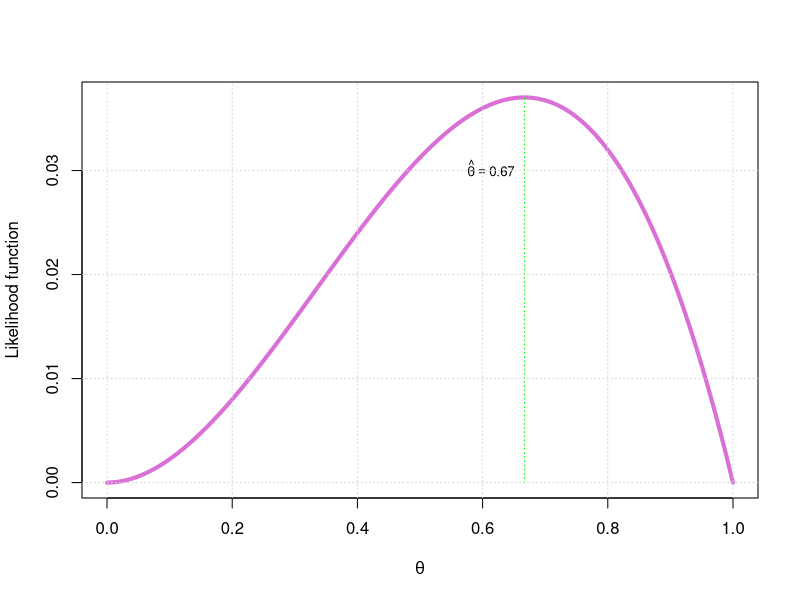

Source code (R):

#  question C -------------------------------------------------------------

## Plot the likelihood

#Data
xx <- c(-1,-1,0)
theta.hat <- function(x) mean(abs(x))
mle <- theta.hat(xx)

#Likelihood function
L <- function(theta, x){
  n <- length(x)
  jnk <- sum(abs(x))
  out <- ((theta/2)^jnk)*((1 - theta)^(n - jnk))
  return(out)
}

#Plot
curve(L(x,xx), from= 0, to=1, lwd=4, col='orchid', xlab = expression(theta), ylab = 'Likelihood function')
segments(mle, 0, mle, L(mle,xx), lty= 3, col='green')
text(mle,0.03, bquote(hat(theta)== .(round(mle,2))), pos=2, cex = .8)
grid()


## Write a function my.pmf(x, theta) that implements p(x|theta), and then use it together 
## with sample() to build a parametric bootstrap routine in order to evaluate bias and standard 
## error of MLE (based on MLE). Finally, find a 90% confidence interval for theta.

#Sampling from the disccrete model via <sample>
pmf <- function(x, theta){
  if((theta>1)||(theta<0)) stop("the parameter <theta> must be in (0,1)")
  support <- c(-1,0,1)
  out <- ((theta/2)^abs(x))*((1 - theta)^(1 - abs(x)))*(x %in% support)
  return(out)
}

# Parametric Boostrap
n <- length(xx)
B <- 1000
t.boot <- rep(NA, B)
set.seed(123)
for(b in 1:B){
  x.boot <- sample(c(-1,0,1), n, replace = T, prob = c(pmf(-1, mle),pmf(0, mle), pmf(1, mle)))
  t.boot[b] <- theta.hat(x.boot)
}

#Bias via Parametric Bootstrap
cat('---PBoot / Bias ----\n')
round(mean(t.boot) - mle, 3)

#SE via Parametric Bootstrap
cat('---PBoot / SE ----\n')
round(sd(t.boot), 3)

#Parametric bootstrap CI
cat('---PBoot CI(0.90) ----\n')
round(c(lower= mle - qnorm(1 - 0.1/2)*sd(t.boot),
        upper= mle + qnorm(1 - 0.1/2)*sd(t.boot)), 3)


#Sample
n <- 100
t.true <- 0.7 
dta <- sample(c(-1,0,1), n, replace = T, prob = c(pmf(-1, t.true),pmf(0, t.true), pmf(1, t.true)))
mle <- theta.hat(dta)


#Parametric bootstrap
B = 1000
t.boot <- rep(NA, B)
for(b in 1:B){
  x.boot <- sample(c(-1,0,1), n, replace = T, prob = c(pmf(-1, mle),pmf(0, mle), pmf(1, mle)))
  t.boot[b] <- theta.hat(x.boot)
}

#Bias via Parametric Bootstrap
cat('---PBoot / Bias ----\n')
round(mean(t.boot) - mle, 3)

#SE via Parametric Bootstrap
cat('---PBoot / SE ----\n')
round(sd(t.boot), 3)

#Parametric bootstrap CI
cat('---PBoot CI(0.90) ----\n')
round(c(lower= mle - qnorm(1 - 0.1/2)*sd(t.boot),
        upper= mle + qnorm(1 - 0.1/2)*sd(t.boot)), 3)


## Bonus

# Data
xx <- c(-1, -1, 0)
mle <- theta.hat(xx)
se.hat <- function(x) sqrt((theta.hat(x))*(1 - theta.hat(x))/length(x))


#Bias via Parametric Bootstrap
cat('---MLE ----\n')
round(mle, 3)

#SE via Parametric Bootstrap
cat('---SE ----\n')
round(se.hat(xx), 3)

#Parametric bootstrap CI
cat('---PBoot CI(0.90) ----\n')
round(c(lower= mle - qnorm(1 - 0.1/2)*se.hat(xx),
        upper= mle + qnorm(1 - 0.1/2)*se.hat(xx)), 3)

